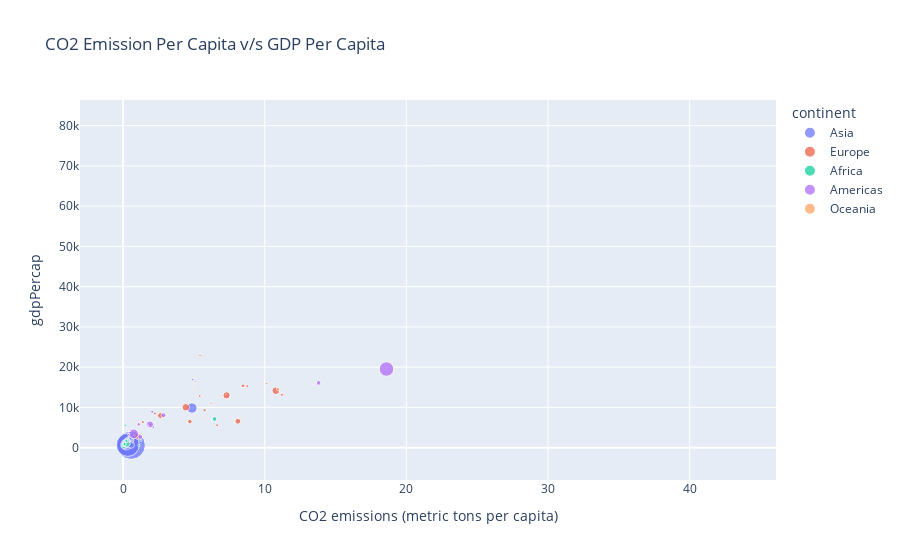

Here is the notebook cell this chart was saved with:
### Markdown cell above
The year with the highest correlation between GDP and CO2 Emissions is 1967.

### Code cell
import plotly.express as px

highest_corr_year = 1967
highest_corr_df = gapminder_df[gapminder_df['Year']== highest_corr_year][['Year', 'continent', co2_label, gdp_label, 'pop']].dropna(subset=[co2_label, gdp_label])

px.scatter(highest_corr_df, x=co2_label, y=gdp_label, color="continent",
                 title="CO2 Emission Per Capita v/s GDP Per Capita", size='pop')

### Figure 1 — Plotly figure (JSON) as saved in the notebook; plotly's stock layout.template omitted (floating-point values rounded to 4 significant figures)
{"data": [{"hovertemplate": "continent=Asia<br>CO2 emissions (metric tons per capita)=%{x}<br>gdpPercap=%{y}<br>pop=%{marker.size}<extra></extra>", "legendgroup": "Asia", "marker": {"color": "#636efa", "size": [11537966, 202182, 6960067, 754550000, 506000000, 109343000, 8519282, 2693585, 100825279, 1255058, 575003, 2186894, 1149500, 25870271, 11261690, 714775, 60641899, 35356600, 5618198, 1977600, 11737396, 34024249, 39463910], "sizemode": "area", "sizeref": 1886375, "symbol": "circle"}, "mode": "markers", "name": "Asia", "orientation": "v", "showlegend": true, "type": "scatter", "x": [0.1238, 5.121, 0.06244, 0.5742, 0.3318, 0.2319, 2.056, 4.933, 4.864, 1.072, 43.43, 1.642, 1.835, 0.1435, 0.01881, 0.2055, 0.4025, 0.5554, 4.909, 1.546, 0.2519, 0.3602, 0.5749], "xaxis": "x", "y": [836.2, 14800.0, 523.4, 612.7, 700.8, 762.4, 8931.0, 8394.0, 9848.0, 2742.0, 80890.0, 6007.0, 1226.0, 349, 676.4, 4721.0, 942.4, 1814.0, 16900.0, 4977.0, 1136.0, 1295.0, 637.1], "yaxis": "y"}, {"hovertemplate": "continent=Europe<br>CO2 emissions (metric tons per capita)=%{x}<br>gdpPercap=%{y}<br>pop=%{marker.size}<extra></extra>", "legendgroup": "Europe", "marker": {"color": "#EF553B", "size": [1984060, 7376998, 9556500, 8310226, 4838800, 4605744, 49569000, 8716441, 10223422, 198676, 2900100, 52667100, 12596822, 3786019, 31785378, 9103000, 19284814, 32850275, 7867931, 6063000, 33411317, 54959000], "sizemode": "area", "sizeref": 1886375, "symbol": "circle"}, "mode": "markers", "name": "Europe", "orientation": "v", "showlegend": true, "type": "scatter", "x": [1.364, 5.418, 11.22, 6.638, 10.15, 6.213, 7.306, 2.249, 5.758, 7.269, 5.655, 4.431, 8.476, 5.107, 8.106, 1.398, 4.716, 2.647, 8.77, 5.435, 1.033, 10.78], "xaxis": "x", "y": [2760.0, 12830.0, 13150.0, 5577.0, 15940.0, 10920.0, 13000.0, 8513.0, 9327.0, 13320.0, 7656.0, 10020.0, 15360.0, 16360.0, 6557.0, 6362.0, 6471.0, 7994.0, 15260.0, 22970.0, 2826.0, 14140.0], "yaxis": "y"}, {"hovertemplate": "continent=Africa<br>CO2 emissions (metric tons per capita)=%{x}<br>gdpPercap=%{y}<br>pop=%{marker.size}<extra></extra>", "legendgroup": "Africa", "marker": {"color": "#00cc96", "size": [12760499, 5247469, 2427334, 5127935, 3330989, 6335506, 1733638, 3495967, 217378, 4744870, 127617, 259864, 27860297, 489004, 8490213, 3451418, 601287, 10191512, 1279406, 1759224, 6334556, 4147252, 5212416, 1230542, 789309, 14770296, 8680909, 4534062, 47287752, 3451079, 70787, 3965841, 2662190, 3428839, 20997321, 12716129, 420690, 12607312, 1735550, 4786986, 8900294, 3900000, 4995432], "sizemode": "area", "sizeref": 1886375, "symbol": "circle"}, "mode": "markers", "name": "Africa", "orientation": "v", "showlegend": true, "type": "scatter", "x": [0.6321, 0.1667, 0.05232, 0.01922, 0.01474, 0.07298, 0.05334, 0.03415, 0.08566, 0.3243, 0.6698, 0.09088, 0.04088, 1.827, 0.1857, 0.1805, 0.07074, 0.2661, 0.4657, 9.941, 0.1389, 0.08604, 0.0392, 0.1882, 0.6362, 0.3616, 0.2162, 0.03185, 0.2447, 0.0118, 0.1621, 0.1813, 0.1054, 0.07045, 6.466, 0.2508, 0.5525, 0.1419, 0.1067, 0.6389, 0.09445, 1.264, 1.123], "xaxis": "x", "y": [3247.0, 5523.0, 1036.0, 794.8, 413.0, 1508.0, 1136.0, 1197.0, 1876.0, 2052.0, 3020.0, 915.6, 516.1, 8359.0, 1126.0, 708.8, 715.6, 1057.0, 713.6, 18770.0, 1634.0, 495.5, 545.0, 1421.0, 2475.0, 1711.0, 566.7, 1054.0, 1015.0, 511.0, 1385.0, 1612.0, 1206.0, 1285.0, 7114.0, 1688.0, 2613.0, 848.2, 1478.0, 1932.0, 908.9, 1777.0, 569.8], "yaxis": "y"}, {"hovertemplate": "continent=Americas<br>CO2 emissions (metric tons per capita)=%{x}<br>gdpPercap=%{y}<br>pop=%{marker.size}<extra></extra>", "legendgroup": "Americas", "marker": {"color": "#ab63fa", "size": [22934225, 4040665, 88049823, 20819767, 8858908, 19764027, 1588717, 8139332, 4049146, 5432424, 3232927, 4690773, 4318137, 2500689, 1861096, 47995559, 1865490, 1405486, 2287985, 12132200, 960155, 198712000, 2748579], "sizemode": "area", "sizeref": 1886375, "symbol": "circle"}, "mode": "markers", "name": "Americas", "orientation": "v", "showlegend": true, "type": "scatter", "x": [2.858, 0.4466, 0.745, 13.81, 2.141, 1.217, 0.5171, 1.906, 0.3805, 0.4658, 0.3425, 0.3973, 0.05857, 0.3525, 2.145, 1.9, 0.494, 1.218, 0.213, 1.112, 5.01, 18.6, 1.776], "xaxis": "x", "y": [8053.0, 2587.0, 3430.0, 16080.0, 5107.0, 2679.0, 4162.0, 5690.0, 1654.0, 4579.0, 4359.0, 3243.0, 1452.0, 2538.0, 6125.0, 5755.0, 4643.0, 4421.0, 2299.0, 5788.0, 5621.0, 19530.0, 5445.0], "yaxis": "y"}, {"hovertemplate": "continent=Oceania<br>CO2 emissions (metric tons per capita)=%{x}<br>gdpPercap=%{y}<br>pop=%{marker.size}<extra></extra>", "legendgroup": "Oceania", "marker": {"color": "#FFA15A", "size": [11872264, 2728150], "sizemode": "area", "sizeref": 1886375, "symbol": "circle"}, "mode": "markers", "name": "Oceania", "orientation": "v", "showlegend": true, "type": "scatter", "x": [10.96, 5.008], "xaxis": "x", "y": [14530.0, 14460.0], "yaxis": "y"}], "layout": {"legend": {"itemsizing": "constant", "title": {"text": "continent"}, "tracegroupgap": 0}, "title": {"text": "CO2 Emission Per Capita v/s GDP Per Capita"}, "xaxis": {"anchor": "y", "domain": [0, 1], "title": {"text": "CO2 emissions (metric tons per capita)"}}, "yaxis": {"anchor": "x", "domain": [0, 1], "title": {"text": "gdpPercap"}}}}
